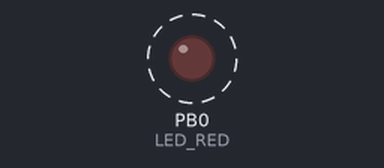
Recording of a program running on a simulated ATmega328P, built with avr-gcc and emulated at 16 MHz. Shown: output pins drawn as LEDs (lit = HIGH). Dashed ring = blinking.

Above: at 0.2 s.
Timing chart, 0 to 3.0 s (numbered marks = the images above):
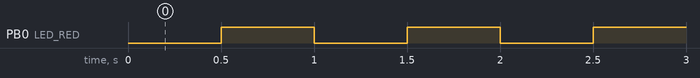

Measured:
- by itself, PB0 (LED_RED): alternates HIGH for 0.50 s and LOW for 0.50 s

The program:

main.c
```c
// (licence header left out)
/* Defines -----------------------------------------------------------*/
#define LED_GREEN   PB5     // AVR pin where green LED is connected
#define LED_RED		PB0
#define BTN			PC5
#define BLINK_DELAY 500
#ifndef F_CPU
# define F_CPU 16000000     // CPU frequency in Hz required for delay
#endif

/* Includes ----------------------------------------------------------*/
#include <util/delay.h>     // Functions for busy-wait delay loops
#include <avr/io.h>         // AVR device-specific IO definitions
#include "gpio.h"           // GPIO library for AVR-GCC

/* Function definitions ----------------------------------------------*/
/**********************************************************************
 * Function: Main function where the program execution begins
 * Purpose:  Toggle two LEDs when a push button is pressed. Functions
 *           from user-defined GPIO library is used.
 * Returns:  none
 **********************************************************************/
int main(void)
{
    // Green LED at port B
    GPIO_config_output(&DDRB, LED_GREEN);
    GPIO_write_low(&PORTB, LED_GREEN);

    // Configure the second LED at port C
	GPIO_config_output(&DDRB, LED_RED);
    GPIO_write_low(&PORTB, LED_RED);

    // Configure Push button at port D and enable internal pull-up resistor
	GPIO_config_input_pullup(&DDRB, BTN);


    // Infinite loop
    while (1)
    {
        // Pause several milliseconds
        _delay_ms(BLINK_DELAY);

        // WRITE YOUR CODE HERE
		GPIO_toggle(&PORTB, LED_GREEN);
		GPIO_toggle(&PORTB, LED_RED);
    }

    // Will never reach this
    return 0;
}
```

gpio.c
```c
// (licence header left out)
/* Includes ----------------------------------------------------------*/
#include "gpio.h"

/* Function definitions ----------------------------------------------*/
/**********************************************************************
 * Function: GPIO_config_output()
 * Purpose:  Configure one output pin in Data Direction Register.
 * Input:    reg_name - Address of Data Direction Register, such as &DDRB
 *           pin_num - Pin designation in the interval 0 to 7
 * Returns:  none
 **********************************************************************/
void GPIO_config_output(volatile uint8_t *reg_name, uint8_t pin_num)
{
    *reg_name |= (1<<pin_num);
}

/**********************************************************************
 * Function: GPIO_config_input_nopull()
 **********************************************************************/
void GPIO_config_input_nopull(volatile uint8_t *reg_name, uint8_t pin_num)
{
	*reg_name &= ~(1<<pin_num);
}

/**********************************************************************
 * Function: GPIO_config_input_pullup()
 * Purpose:  Configure one input pin and enable pull-up.
 * Input:    reg_name - Address of Data Direction Register, such as &DDRB
 *           pin_num - Pin designation in the interval 0 to 7
 * Returns:  none
 **********************************************************************/
void GPIO_config_input_pullup(volatile uint8_t *reg_name, uint8_t pin_num)
{
    *reg_name &= ~(1<<pin_num);  // Data Direction Register
    reg_name++;                     // Change pointer to Data Register
    *reg_name |= (1<<pin_num);   // Data Register
}

/**********************************************************************
 * Function: GPIO_write_low()
 * Purpose:  Write one pin to a low value.
 * Input:    reg_name - Address of Port Register, such as &PORTB
 *           pin_num - Pin designation in the interval 0 to 7
 * Returns:  none
 **********************************************************************/
void GPIO_write_low(volatile uint8_t *reg_name, uint8_t pin_num)
{
    *reg_name &= ~(1<<pin_num);
}

/**********************************************************************
 * Function: GPIO_write_high()
 **********************************************************************/
void GPIO_write_high(volatile uint8_t *reg_name, uint8_t pin_num)
{
    *reg_name |= (1<<pin_num);
}

/**********************************************************************
 * Function: GPIO_toggle()
 **********************************************************************/
void GPIO_toggle(volatile uint8_t *reg_name, uint8_t pin_num){
	*reg_name ^= (1<<pin_num);
}

/**********************************************************************
 * Function: GPIO_read()
 **********************************************************************/
uint8_t GPIO_read(volatile uint8_t *reg_name, uint8_t pin_num){
	if((*reg_name & (1<<pin_num)) == 0) return 0;
	else return 1;
}
```

gpio.h
```c
#ifndef GPIO_H
# define GPIO_H

/***********************************************************************
 *
 * GPIO library for AVR-GCC.
 * ATmega328P (Arduino Uno), 16 MHz, AVR 8-bit Toolchain 3.6.2
 *
 * Copyright (c) 2019-Present Tomas Fryza
 * Dept. of Radio Electronics, Brno University of Technology, Czechia
 * This work is licensed under the terms of the MIT license.
 *
 **********************************************************************/

/**
 * @file
 * @defgroup fryza_gpio GPIO Library <gpio.h>
 * @code #include "gpio.h" @endcode
 *
 * @brief GPIO library for AVR-GCC.
 *
 * The library contains functions for controlling AVRs' gpio pin(s).
 *
 * @note Based on AVR Libc Reference Manual. Tested on ATmega328P
 *       (Arduino Uno), 16 MHz, AVR 8-bit Toolchain 3.6.2.
 * @author Tomas Fryza, Dept. of Radio Electronics, Brno University
 *         of Technology, Czechia
 * @copyright (c) 2019-2021 Tomas Fryza, This work is licensed under
 *                the terms of the MIT license
 * @{
 */


/* Includes ----------------------------------------------------------*/
#include <avr/io.h>


/* Function prototypes -----------------------------------------------*/
/**
 * @name Functions
 */

/**
 * @brief  Configure one output pin in Data Direction Register.
 * @param  reg_name Address of Data Direction Register, such as &DDRB
 * @param  pin_num  Pin designation in the interval 0 to 7
 * @return none
 */
void GPIO_config_output(volatile uint8_t *reg_name, uint8_t pin_num);

/**
 * @brief  Configure one input pin and enable pull-up.
 * @param  reg_name Address of Data Direction Register, such as &DDRB
 * @param  pin_num  Pin designation in the interval 0 to 7
 * @return none
 */
void GPIO_config_input_pullup(volatile uint8_t *reg_name, uint8_t pin_num);

/**
 * @brief  Write one pin to a low value.
 * @param  reg_name Address of Port Register, such as &PORTB
 * @param  pin_num  Pin designation in the interval 0 to 7
 * @return none
 */
void GPIO_write_low(volatile uint8_t *reg_name, uint8_t pin_num);

/**
 * @brief Set one output pin in PORT register to high.
 * @param reg_name Address of Port Register, such as &PORTB
 * @param pin_num Pin designation in the interval 0 to 7
 * @return none
*/
void GPIO_write_high(volatile uint8_t *reg_name, uint8_t pin_num);

/**
 * @brief Toggle one output pin value in PORT register.
 * @param reg_name Address of Port Register, such as &PORTB
 * @param pin_num Pin designation in the interval 0 to 7
*/
void GPIO_toggle(volatile uint8_t *reg_name, uint8_t pin_num);

/**
 * @brief Get input pin value from PIN register.
 * @param reg_name Address of Port Register, such as &PORTB
 * @param pin_num Pin designation in the interval 0 to 7
*/
uint8_t GPIO_read(volatile uint8_t *reg_name, uint8_t pin_num);

/**
 * @brief  Read a value from input pin.
 * @param  reg_name Address of Pin Register, such as &PINB
 * @param  pin_num  Pin designation in the interval 0 to 7
 * @return Pin value
 */
uint8_t GPIO_read(volatile uint8_t *reg_name, uint8_t pin_num);

/** @} */

#endif
```
